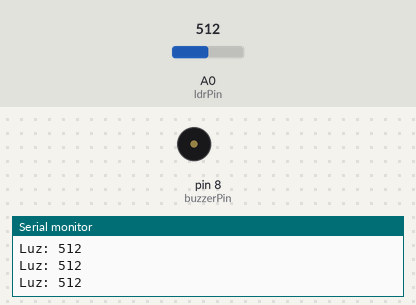
Recording of a sketch running on a simulated Arduino Uno, built with avr-gcc and run on an emulated ATmega328P. Shown: buzzer (waves = sounding), the last lines printed to the serial monitor. Inputs (shaded band) come from the test bench; at power-on: A0 (ldrPin) = 512.

Above: at 1.3 s.
1.4 s: A0 (ldrPin) set to 0
At 2.7 s:
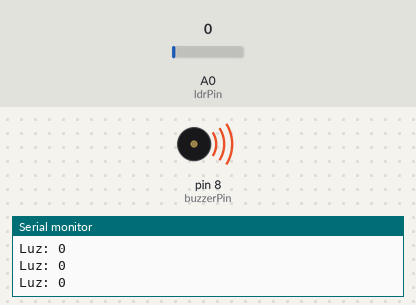
4.5 s: A0 (ldrPin) set to 122
At 4.89 s:
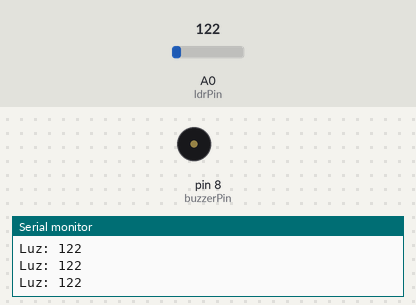
Timing chart, 0 to 13.6 s (numbered marks = the images above; inputs shaded):
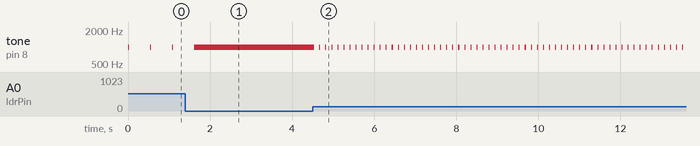

Measured:
- after the input at 1.4 s, tone on pin 8 (buzzerPin): goes on until 1.6 s, then stays 1000 Hz
- after the input at 4.5 s, tone on pin 8 (buzzerPin): alternates 1000 Hz for 0.03 s and silent for 0.12 s, starting at once
- by itself, tone on pin 8 (buzzerPin): alternates 1000 Hz for 0.03 s and silent for 0.51 s

The sketch:

Projeto_15_Sensor_de_Luz.ino
```cpp
//Projeto 14 - Sensor de Luz

int buzzerPin = 8;
int ldrPin = 0;
int valor = 0;

void setup(){
  Serial.begin(9600);
  pinMode(buzzerPin, OUTPUT);
  pinMode(ldrPin, INPUT);
}

void loop(){
  valor = analogRead(ldrPin);
  Serial.print("Luz: ");
  Serial.println(valor);

  tone(buzzerPin, 1000);
  delay(25);
  noTone(buzzerPin);
  delay(valor);
}
```
